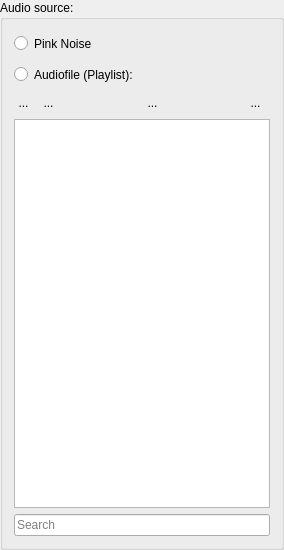
     <widget class="QGroupBox" name="SourceBox">
      <property name="minimumSize">
       <size>
        <width>255</width>
        <height>550</height>
       </size>
      </property>
      <property name="maximumSize">
       <size>
        <width>16777215</width>
        <height>16777215</height>
       </size>
      </property>
      <property name="title">
       <string>Audio source:</string>
      </property>
      <layout class="QVBoxLayout" name="verticalLayout_4">
       <item>
        <widget class="QRadioButton" name="PinkNoiseRBut">
         <property name="minimumSize">
          <size>
           <width>0</width>
           <height>25</height>
          </size>
         </property>
         <property name="text">
          <string>Pink Noise</string>
         </property>
        </widget>
       </item>
       <item>
        <widget class="QRadioButton" name="AudiofileRBut">
         <property name="minimumSize">
          <size>
           <width>0</width>
           <height>25</height>
          </size>
         </property>
         <property name="text">
          <string>Audiofile (Playlist):</string>
         </property>
        </widget>
       </item>
       <item>
        <layout class="QHBoxLayout" name="AddPlusRemoveAudioLay">
         <property name="rightMargin">
          <number>5</number>
         </property>
         <item>
          <widget class="QToolButton" name="PlusFilesBut">
           <property name="toolTip">
            <string>Add tracks</string>
           </property>
           <property name="styleSheet">
            <string notr="true">QToolButton{
border: None;
}

QToolButton:pressed{
border: 1px inset gray;
background: rgba(118, 214, 255, 85)
}</string>
           </property>
           <property name="text">
            <string>...</string>
           </property>
           <property name="icon">
            <iconset resource="../../Icons.qrc">
             <normaloff>:/AddRemove/Icons/AddRemove/plus.png</normaloff>:/AddRemove/Icons/AddRemove/plus.png</iconset>
           </property>
          </widget>
         </item>
         <item>
          <widget class="QToolButton" name="MinusFilesBut">
           <property name="toolTip">
            <string>Remove tracks</string>
           </property>
           <property name="styleSheet">
            <string notr="true">QToolButton{
border: None;
}

QToolButton:pressed{
border: 1px inset gray;
background: rgba(118, 214, 255, 85)
}</string>
           </property>
           <property name="text">
            <string>...</string>
           </property>
           <property name="icon">
            <iconset resource="../../Icons.qrc">
             <normaloff>:/AddRemove/Icons/AddRemove/minus.png</normaloff>:/AddRemove/Icons/AddRemove/minus.png</iconset>
           </property>
          </widget>
         </item>
         <item>
          <spacer name="horizontalSpacer_12">
           <property name="orientation">
            <enum>Qt::Horizontal</enum>
           </property>
           <property name="sizeHint" stdset="0">
            <size>
             <width>20</width>
             <height>20</height>
            </size>
           </property>
          </spacer>
         </item>
         <item>
          <widget class="QToolButton" name="toolButton">
           <property name="minimumSize">
            <size>
             <width>21</width>
             <height>0</height>
            </size>
           </property>
           <property name="maximumSize">
            <size>
             <width>16777215</width>
             <height>26</height>
            </size>
           </property>
           <property name="toolTip">
            <string>Shuffle playback mode</string>
           </property>
           <property name="styleSheet">
            <string notr="true">QToolButton{border: none;}
QToolButton:hover{
background: rgba(192, 192, 192, 128);
border-radius: 4px;
}
QToolButton:checked{
background: rgba(118, 214, 255, 51);
border-radius: 4px;
}</string>
           </property>
           <property name="text">
            <string>...</string>
           </property>
           <property name="icon">
            <iconset>
             <normaloff>:/Player/Icons/Player/shuffle_black.png</normaloff>
             <normalon>:/Player/Icons/Player/shuffle_blue.png</normalon>:/Player/Icons/Player/shuffle_black.png</iconset>
           </property>
           <property name="checkable">
            <bool>true</bool>
           </property>
          </widget>
         </item>
         <item>
          <spacer name="horizontalSpacer_15">
           <property name="orientation">
            <enum>Qt::Horizontal</enum>
           </property>
           <property name="sizeHint" stdset="0">
            <size>
             <width>20</width>
             <height>20</height>
            </size>
           </property>
          </spacer>
         </item>
         <item alignment="Qt::AlignRight">
          <widget class="QToolButton" name="ClearFilesBut">
           <property name="toolTip">
            <string>Clear playlist</string>
           </property>
           <property name="styleSheet">
            <string notr="true">QToolButton{
border: None;
}

QToolButton:pressed{
border: 1px inset gray;
background: rgba(118, 214, 255, 85)
}</string>
           </property>
           <property name="text">
            <string>...</string>
           </property>
           <property name="icon">
            <iconset resource="../../Icons.qrc">
             <normaloff>:/AddRemove/Icons/AddRemove/clear.png</normaloff>:/AddRemove/Icons/AddRemove/clear.png</iconset>
           </property>
           <property name="iconSize">
            <size>
             <width>20</width>
             <height>20</height>
            </size>
           </property>
          </widget>
         </item>
        </layout>
       </item>
       <item>
        <widget class="PlaylistView" name="PlaylistView">
         <property name="minimumSize">
          <size>
           <width>230</width>
           <height>0</height>
          </size>
         </property>
         <property name="acceptDrops">
          <bool>true</bool>
         </property>
         <property name="styleSheet">
          <string notr="true"/>
         </property>
         <property name="dragEnabled">
          <bool>true</bool>
         </property>
         <property name="dragDropMode">
          <enum>QAbstractItemView::InternalMove</enum>
         </property>
        </widget>
       </item>
       <item>
        <widget class="QLineEdit" name="SearchAudio">
         <property name="minimumSize">
          <size>
           <width>230</width>
           <height>0</height>
          </size>
         </property>
         <property name="inputMask">
          <string/>
         </property>
         <property name="placeholderText">
          <string>Search</string>
         </property>
         <property name="clearButtonEnabled">
          <bool>true</bool>
         </property>
        </widget>
       </item>
      </layout>
     </widget>
